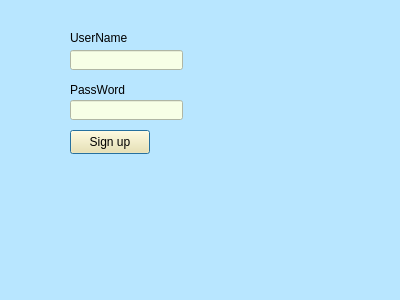
<?xml version="1.0" encoding="UTF-8"?>
<ui version="4.0">
 <class>SignUp</class>
 <widget class="QDialog" name="SignUp">
  <property name="geometry">
   <rect>
    <x>0</x>
    <y>0</y>
    <width>400</width>
    <height>300</height>
   </rect>
  </property>
  <property name="windowTitle">
   <string>Dialog</string>
  </property>
  <property name="styleSheet">
   <string notr="true">background-color: rgb(184, 230, 255);</string>
  </property>
  <widget class="QLabel" name="lbl_user_name">
   <property name="geometry">
    <rect>
     <x>70</x>
     <y>30</y>
     <width>71</width>
     <height>16</height>
    </rect>
   </property>
   <property name="text">
    <string>UserName</string>
   </property>
  </widget>
  <widget class="QLabel" name="lbl_pass">
   <property name="geometry">
    <rect>
     <x>70</x>
     <y>80</y>
     <width>61</width>
     <height>20</height>
    </rect>
   </property>
   <property name="text">
    <string>PassWord</string>
   </property>
  </widget>
  <widget class="QLineEdit" name="le_user_name_2">
   <property name="geometry">
    <rect>
     <x>70</x>
     <y>50</y>
     <width>113</width>
     <height>20</height>
    </rect>
   </property>
   <property name="styleSheet">
    <string notr="true">background-color: rgb(247, 255, 230);</string>
   </property>
  </widget>
  <widget class="QLineEdit" name="le_pass">
   <property name="geometry">
    <rect>
     <x>70</x>
     <y>100</y>
     <width>113</width>
     <height>20</height>
    </rect>
   </property>
   <property name="styleSheet">
    <string notr="true">background-color: rgb(247, 255, 230);</string>
   </property>
   <property name="echoMode">
    <enum>QLineEdit::Password</enum>
   </property>
  </widget>
  <widget class="QPushButton" name="pushButton">
   <property name="geometry">
    <rect>
     <x>70</x>
     <y>130</y>
     <width>80</width>
     <height>24</height>
    </rect>
   </property>
   <property name="styleSheet">
    <string notr="true">background-color: rgb(255, 231, 158);</string>
   </property>
   <property name="text">
    <string>Sign up</string>
   </property>
  </widget>
  <widget class="QLabel" name="lbl_respond">
   <property name="geometry">
    <rect>
     <x>30</x>
     <y>230</y>
     <width>321</width>
     <height>21</height>
    </rect>
   </property>
   <property name="text">
    <string/>
   </property>
  </widget>
 </widget>
 <resources/>
 <connections/>
</ui>
